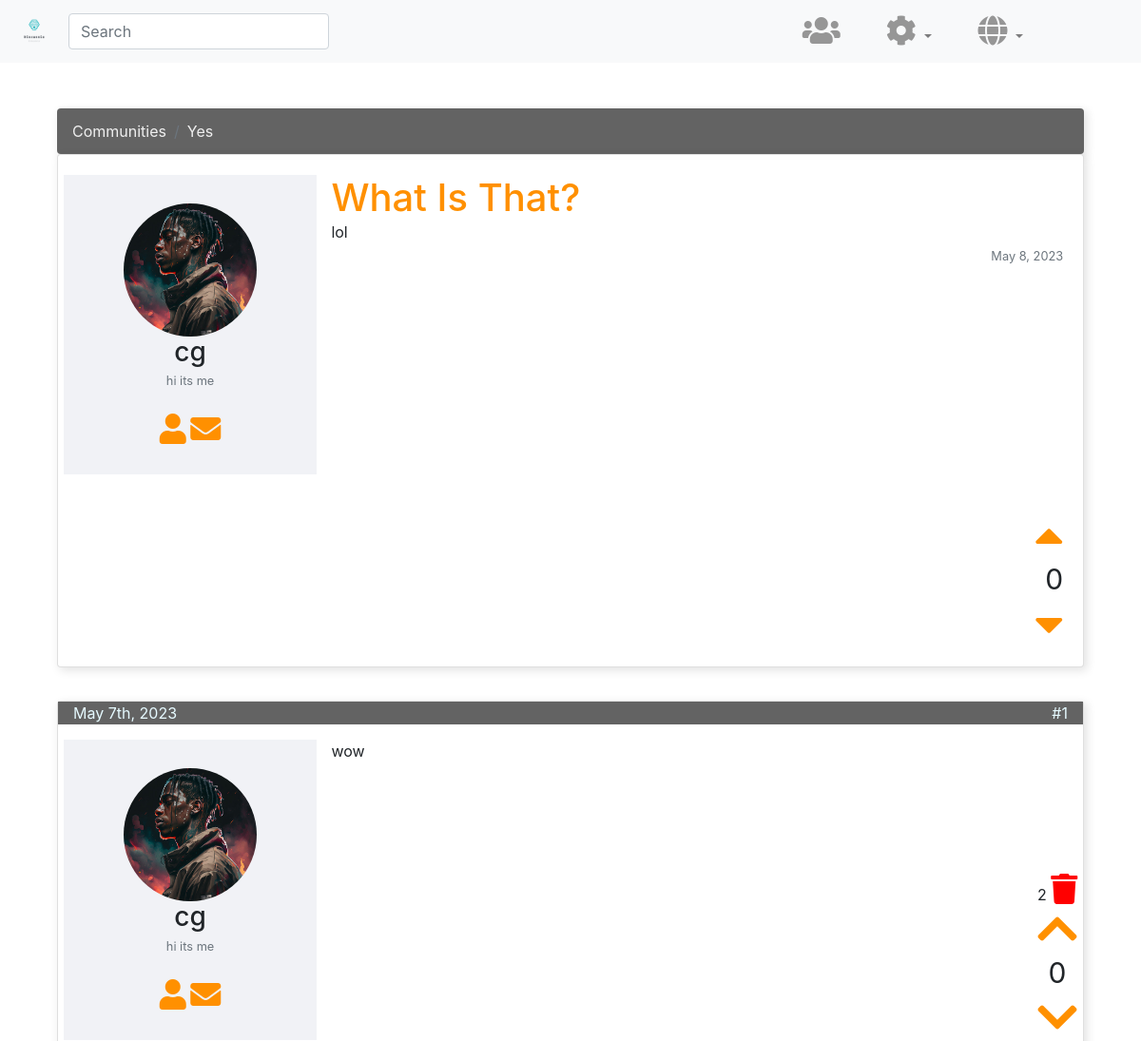
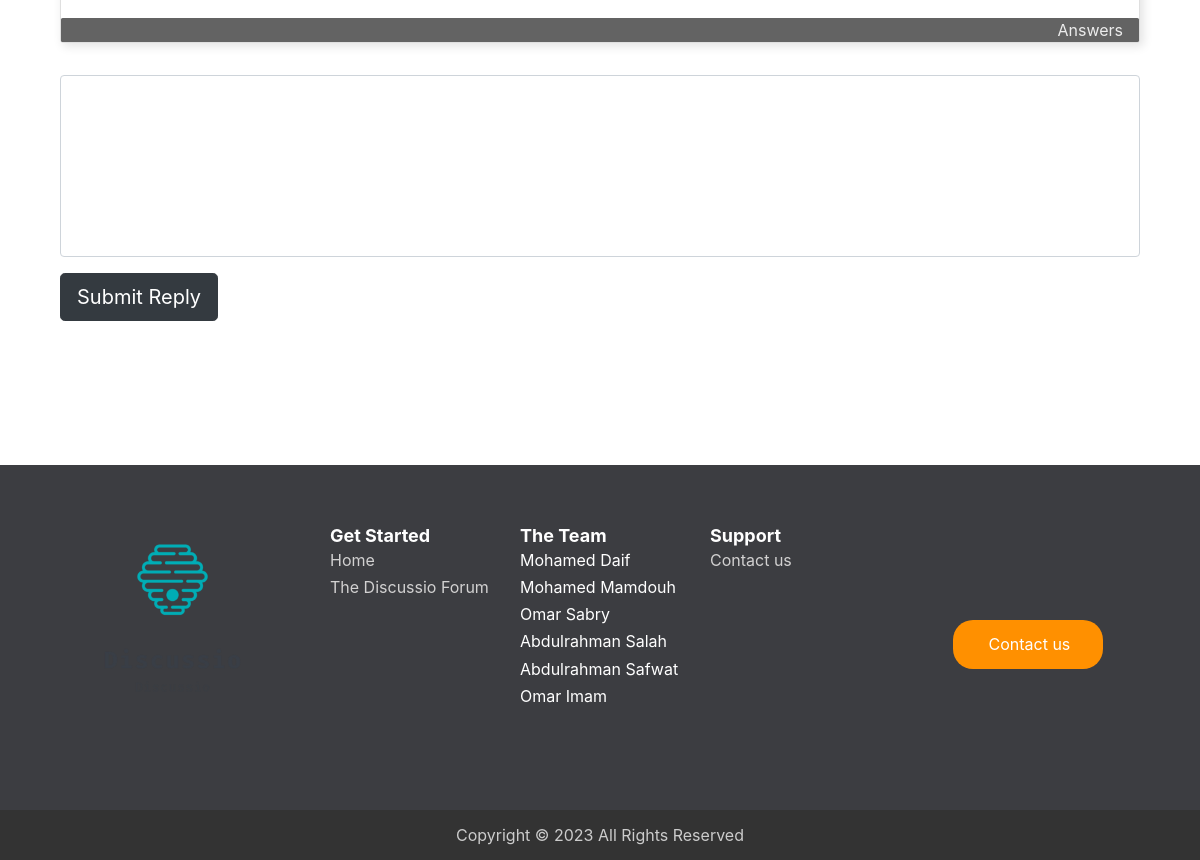
The app's page /posts.php?topic=0 (signed in) with its own data (2 pictures, top to bottom).
### tables this page shows
CREATE TABLE `questions` (
  `q_id` int(11) NOT NULL,
  `body` text NOT NULL,
  `created_at` timestamp NOT NULL DEFAULT current_timestamp(),
  `comm_id` int(11) NOT NULL,
  `user_id` int(11) NOT NULL,
  `title` varchar(255) NOT NULL,
  `upvotes` int(11) NOT NULL DEFAULT 0,
  `downvotes` int(11) NOT NULL DEFAULT 0
);

CREATE TABLE `communities` (
  `comm_id` int(11) NOT NULL,
  `name` varchar(255) NOT NULL,
  `description` varchar(255) NOT NULL
);

CREATE TABLE `users` (
  `id` int(11) NOT NULL,
  `username` varchar(255) NOT NULL,
  `email` varchar(255) NOT NULL,
  `password` varchar(255) NOT NULL,
  `reputation` int(11) NOT NULL DEFAULT 0,
  `created_at` timestamp NOT NULL DEFAULT current_timestamp(),
  `gender` char(1) NOT NULL,
  `f_name` varchar(45) NOT NULL,
  `l_name` varchar(45) NOT NULL,
  `bio` varchar(4000) DEFAULT NULL,
  `img` varchar(500) DEFAULT 'default.png'
);

CREATE TABLE `answers` (
  `answer_id` int(11) NOT NULL,
  `body` text NOT NULL,
  `created_at` timestamp NOT NULL DEFAULT current_timestamp(),
  `question_id` int(11) NOT NULL,
  `user_id` int(11) NOT NULL,
  `upvotes` int(11) NOT NULL DEFAULT 0,
  `downvotes` int(11) NOT NULL DEFAULT 0
);

### languages/lang.php (called while the page is built, shortened)
<?php
function __($str)
{
    return $str;
}

### posts.php (the view, shortened to what this page needs)
<?php
    require 'inc/dbh.inc.php';
    include 'languages/lang.php';
    if (isset($_GET['topic']))
    {
        $q_id = preg_replace("/[^0-9]/", "", $_GET['topic']);
    }
    else
    {
        header("Location: index.php");
        exit();
    }
    include 'inc/HTML-head.php';
?>
        <link href="css/forum-styles.css" rel="stylesheet">
    </head>
<body>
<?php
    include 'inc/navbar.php';
$sql = "SELECT questions.*, communities.name AS comm_name "
    . "FROM questions "
    . "INNER JOIN communities ON questions.comm_id = communities.comm_id "
    . "WHERE questions.q_id = ?";
$stmt = mysqli_stmt_init($db);
if (!mysqli_stmt_prepare($stmt, $sql))
{
    die('sql error');
}
else
{
    mysqli_stmt_bind_param($stmt, "s", $q_id);
    mysqli_stmt_execute($stmt);
    $result = mysqli_stmt_get_result($stmt);
    if (!($forum = mysqli_fetch_assoc($result)))
    {
        die('sql error');
    }
    $user_query = "SELECT users.username, users.bio, users.img "
        . "FROM users "
        . "INNER JOIN questions ON users.id = questions.user_id "
        . "WHERE questions.q_id = ?";
    $user_stmt = mysqli_stmt_init($db);
    if (mysqli_stmt_prepare($user_stmt, $user_query))
    {
        mysqli_stmt_bind_param($user_stmt, "s", $q_id);
        mysqli_stmt_execute($user_stmt);
        $user_result = mysqli_stmt_get_result($user_stmt);
        if ($user_row = mysqli_fetch_assoc($user_result))
        {
            $username = $user_row['username'];
            $bio = $user_row['bio'];
            $img = $user_row['img'];
        }
    }
}
?>
    <br><Br>
    <div class="container">
    <div class="col-sm-12">
        <nav aria-label="breadcrumb">
            <ol class="breadcrumb">
                <li class="breadcrumb-item"><a href="Communities.php"><?= __('Communities')?></a></li>
                <li class="breadcrumb-item"><a href="comm.php"><?php echo ucwords($forum['comm_name']); ?></a></li>
            </ol>
        </nav>
        <div class="card post-header">
            <div class="row">
                <div class="col-sm-3 user">
                    <div class="text-center">
                        <img src="<?php echo $img; ?>" class="img-fluid center-block user-img">
                        <h3><?php echo $username; ?></h3>
                        <small class="text-muted"><?php echo $bio; ?></small><br><br>
                        <a href="profile.php?id='.$row['id'].'">
                            <i class="fa fa-user fa-2x" aria-hidden="true"></i></a>
                        <a href="message.php?id='.$row['id'].'">
                            <i class="fa fa-envelope fa-2x" aria-hidden="true"></i></a>
                    </div>
                </div>
                <div class="col-sm-9 title">
                    <h1><?php echo ucwords($forum['title']); ?></h1>
                    <p><?php echo($forum['body']); ?></p>
                    <div class="text-right">
                        <small class="text-muted"><?php echo date('F j, Y', strtotime($forum['created_at'])); ?></small>
                    </div>
                </div>
            </div>
            <div class="post-footer">
                <div class="row">
                    <div class="col-sm-9"></div>
                    <div class="col-sm-3">
                        <div class="text-right">
                            <a href="#" class="vote-up">
                                <i class="fa fa-caret-up fa-3x" aria-hidden="true"></i></a><br>
                            <span class="vote-count"><?php echo $forum['upvotes']; ?></span><br>
                            <a href="#" class="vote-down">
                                <i class="fa fa-caret-down fa-3x" aria-hidden="true"></i></a><br>
                        </div>
                    </div>
                </div>
            </div>
        </div>
    </div>
    <div class="col-sm-12">
            <?php
                $sql = "select * from answers a, users u "
                        . "where a.question_id=? "
                        . "and a.user_id=u.id "
                        . "order by a.answer_id;";
                $stmt = mysqli_stmt_init($db);
                if (!mysqli_stmt_prepare($stmt, $sql))
                {
                    die('sql error');
                }
                else
                {
                    mysqli_stmt_bind_param($stmt, "s", $q_id);
                    mysqli_stmt_execute($stmt);
                    $result = mysqli_stmt_get_result($stmt);
                     $i = 1;
                     while ($row = mysqli_fetch_assoc($result))
                     {
                         $voted_u = false;
                        $voted_d = false;
                             $sql = "select question_id, user_id, type from votes "
                             . "where question_id=? "
                            . "and user_id=? "
                             . "and type=1";
                         $stmt = mysqli_stmt_init($db);
                         if (!mysqli_stmt_prepare($stmt, $sql))
                         {
                            die('sql error');
                         }
                         else
                         {
                            mysqli_stmt_bind_param($stmt, "ss", $row['post_id'], $_SESSION['id']);
                            mysqli_stmt_execute($stmt);
                             mysqli_stmt_store_result($stmt);
                             $resultCheck = mysqli_stmt_num_rows($stmt);
                             if ($resultCheck == 0)
                             {
                                $voted_u = true;
                             }
                         }
                         $sql = "select question_id, user_id, type from votes "
                             . "where question_id=? "
                             . "and user_id=? "
                             . "and type=1";
                         $stmt = mysqli_stmt_init($db);
                         if (!mysqli_stmt_prepare($stmt, $sql))
                         {
                             die('sql error');
                         }
                         else
                         {
                             mysqli_stmt_bind_param($stmt, "ss", $row['post_id'], $_SESSION['id']);
                             mysqli_stmt_execute($stmt);
                             mysqli_stmt_store_result($stmt);
                             $resultCheck = mysqli_stmt_num_rows($stmt);
                             if ($resultCheck == 0)
                             {
                                 $voted_u = true;
                             }
                         }
                         $sql = "select question_id, user_id, type from votes "
                             . "where question_id=? "
                             . "and user_id=? "
                             . "and type=1";
                         $stmt = mysqli_stmt_init($db);
                         if (!mysqli_stmt_prepare($stmt, $sql))
                         {
                             die('sql error');
                         }
                         else
                         {
                             mysqli_stmt_bind_param($stmt, "ss", $row['post_id'], $_SESSION['id']);
                             mysqli_stmt_execute($stmt);
                             mysqli_stmt_store_result($stmt);
                             $resultCheck = mysqli_stmt_num_rows($stmt);
                             if ($resultCheck == 0)
                             {
                                 $voted_d = true;
                             }
                         }
                        echo '<div class="card post">
                                <span class="date">'.date("F jS, Y", strtotime($row['created_at']))
                                .'<span class="span-post-no">#'.$i.'</span> </span>
                                <div class="row">
                                    <div class="col-sm-3 user">
                                        <div class="text-center">
                                            <img src="'.$row['img'].'" class="img-fluid center-block user-img">
                                            <h3>'.$row['username'].'</h3>
                                            <small class="text-muted">'.$row['bio'].'</small><br><br>
                                            <a href="profile.php?id='.$row['id'].'">
                                                <i class="fa fa-user fa-2x" aria-hidden="true"></i></a>
                                            <a href="message.php?id='.$row['id'].'">
                                                <i class="fa fa-envelope fa-2x" aria-hidden="true"></i></a>
                                        </div>
                                    </div>
                                    <div class="col-sm-9 title">
                                        <p>'.$row['body'].'</p>
                                            <div class="vote text-center">';
                        if ( ($row['id']==$_SESSION['id']) || ($_SESSION['username'] == 'admin'))
                        {   echo $row['answer_id']
                            ?><a href="inc/delete-post.php?answer_id=<?php echo $row['answer_id'] ?>&q_id=<?php echo $q_id ?>">
                            <i class="fa fa-trash fa-2x" aria-hidden="true"></i></a><br><?php
                        }
                         if ($voted_u)
                         {
                             echo "<a href='inc/post-vote.inc.php?post=".$row['id']."&vote=1' >";
                         }
                         echo '<i class="fa fa-chevron-up fa-3x" aria-hidden="true"></i></a>';
                         echo '<br><span class="vote-count">'.$row['upvotes'].'</span><br>';
                         if ($voted_d)
                         {
                             echo "<a href='inc/post-vote.inc.php?post=".$row['id']."&vote=-1' >";
                         }
                         echo '<i class="fa fa-chevron-down fa-3x" aria-hidden="true"></i></a>';
                        echo            '</div>
                                    </div>
                                </div>
                                <span class="likes"><span class="span-post-no"></span> <span class="span-post-no"><a
                                        href="">Answers</a></span></span>
                            </div>';
                        $i++;
                    }
                 }
            ?>
    </div>
    <div class="col-sm-12">
        <form method="post" action="">
            <fieldset>
                <div class="form-group">
                    <textarea name="reply-content" class="form-control" id="reply-form" rows="7"></textarea>
                </div>
                <input type="submit" value="<?= __('Submit Reply')?>" class="btn btn-lg btn-dark" name="submit-reply">
            </fieldset>
        </form>
    </div>
</div>
    <?php include 'inc/footer.php'; ?>
    </body>
</html>

### css/styles.css (style rules this page uses)
html, body { height: 100%; }
textarea { resize: none; }
img { max-width: 100%; }
a { text-decoration: none }
h1 { color: #ff9000; }
.card { background: #fff; box-shadow: 0 3px 10px rgba(0, 0, 0, 0.1); }
* { word-wrap: break-word; overflow-wrap: break-word; }
h1, h2, h3, h4, h5, h6, p, a, ul, span, li, img, inpot, button { margin: 0; padding: 0; }

### css/forum-styles.css (style rules this page uses)
.card { padding: 1.3rem; position: relative; display: -ms-flexbox; display: flex; -ms-flex-direction: column; flex-direction: column; min-width: 100px; word-wrap: break-word; background-color: #fff; background-clip: border-box; border: 1px solid rgba(0, 0, 0, .125); border-radius: .25rem; box-shadow: 3px 3px 10px 1px rgba(0, 0, 0, 0.1); }
.post-header { margin-bottom: 2.2rem; margin-top: -1rem; }
.date { margin: -1.3rem; background: #636363; color: #e6faff; margin-bottom: 1rem; padding-left: 1rem; }
.span-post-no { text-align: right; margin-right: 1rem; float: right; }
.post { margin-bottom: 2rem; }
.likes { background: #636363; color: #e6faff; border-radius: .1rem; padding-left: 1rem; margin: -1.3rem; }
a { color: #ececec; text-decoration: none; }
.user { background: #8386af1c; padding: 30px; margin-bottom: 40px; }
li a { color: #efefef; }
.breadcrumb { background-color: #636363; box-shadow: 3px 3px 10px 1px rgba(0, 0, 0, 0.1); }
.user-img { width: 140px; height: 140px; object-fit: cover; border-radius: 50%; }
.vote { position:absolute; right: 0; bottom: 40px; }
.vote-count { font-size: 30px; }
a .fa { color: #ff9000; }
a .fa-trash { color: red; }
.fa { color: grey; }

### records on screen
questions: comm.name "Yes", title "What Is That?", body "lol", created_at "May 8, 2023", upvotes "0"
users: img (picture), username "cg", bio "hi its me"
answers: user.created_at "May 7th, 2023", user.img (picture), user.username "cg", user.bio "hi its me", body "wow", answer_id "2", upvotes "0"

### other values on screen
__('Communities') "Communities"
__('Get Started') "Get Started"
__('Home') "Home"
__('The Discussio Forum') "The Discussio Forum"
__('The Team') "The Team"
__('Mohamed Daif') "Mohamed Daif"
__('Mohamed Mamdouh') "Mohamed Mamdouh"
__('Omar Sabry') "Omar Sabry"
__('Abdulrahman Salah') "Abdulrahman Salah"
__('Abdulrahman Safwat') "Abdulrahman Safwat"
__('Omar Imam') "Omar Imam"
__('Support') "Support"
__('Contact us') "Contact us"
